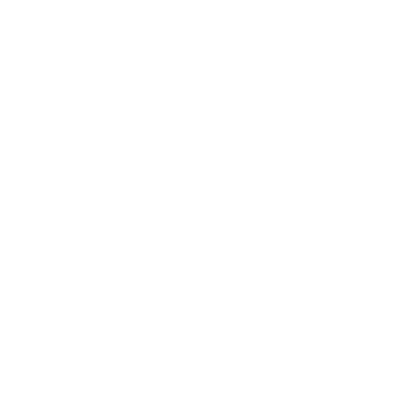
Frame 1 (no input)
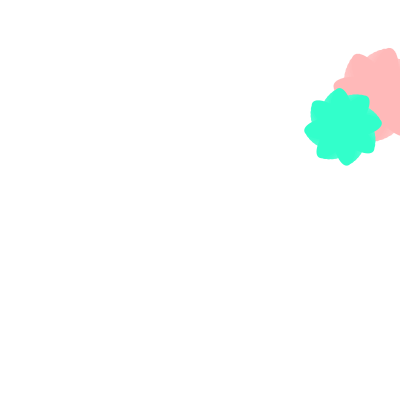
Frame 60 (the mouse pressed at the canvas centre just before this capture)
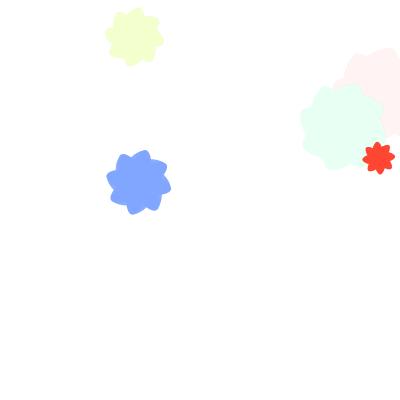
Frame 120 (the mouse held since frame 60 and released just before this capture)

The Processing sketch that drew these frames (run headless with seeded random() and noise(); from frame 60 on, the mouse is pressed at the canvas centre):

// Processing sketch: processing_65913
// ── processing_65913.pde

float r_w = random(20,40);
float r_h = r_w * 3;

float c = random(360);

float r_x = random(400);
float r_y = random(400);

int n_w;
int n_h;

float t;

void setup() {
  size(400, 400);
  colorMode(HSB, 360, 100, 100);
  background(360);
  smooth();
}

void draw() {
  fill(360, 10);
  noStroke();
  rect(0, 0, width, height);

  fill(c*10, 80, 100);

  flower(r_x, r_y);
}

void flower(float x, float y) {

  pushMatrix();
  translate(x, y);
  rotate(radians(t));
  for (int i = 0; i < 4;i++) {
    pushMatrix();
    rotate(radians(i * 45 + t));
    ellipse(0, 0, n_w, n_h);
    popMatrix();
  }
  popMatrix();
  n_w++;
  n_h+= 3;

  if (n_w > r_w) {
    n_w = 0;
    n_h = 0;

    r_x = random(400);
    r_y = random(400);  
    
    c = random(36);
    r_w = random(20,40);
  }
  t+=3;
}
